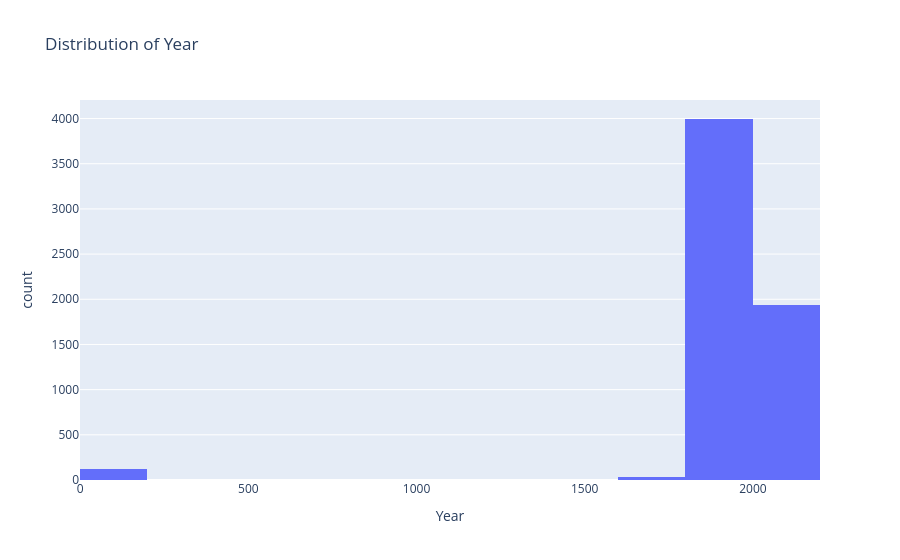
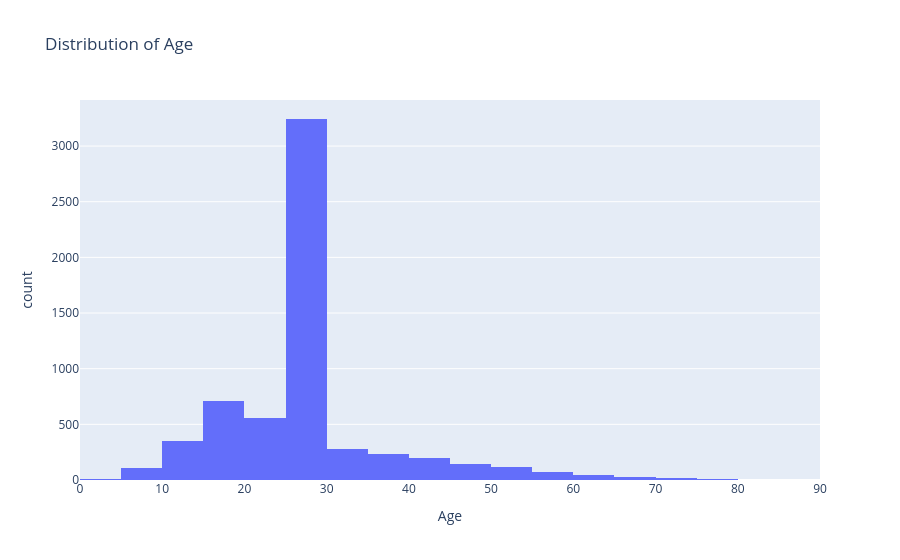
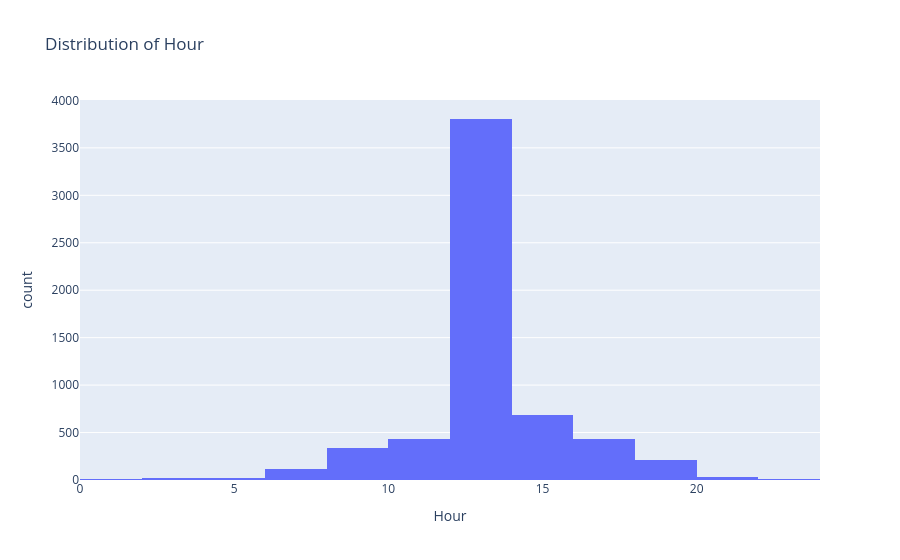
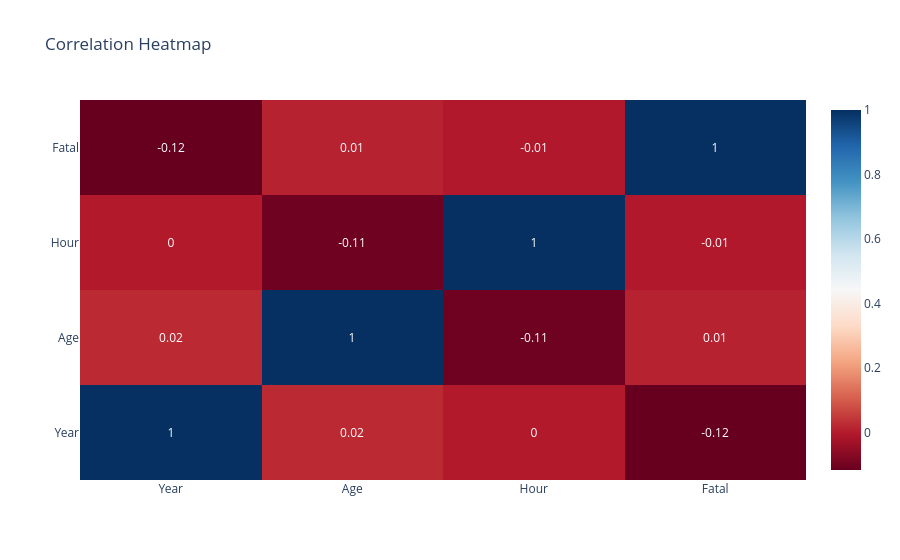

Source (notebook cell) for these figures, in order:
### Code cell
# Categorical value counts (use tables)
cat_cols = ['Type', 'Country', 'Area', 'Sex', 'Fatal', 'Clean_Species', 'Clean_Activity']
for col in cat_cols:
    counts = df[col].value_counts().reset_index(name='Count')
    print(f"\nValue Counts for {col}:")
    display(counts)  # In notebook, shows as table

# Numeric distributions (histograms)
num_cols = ['Year', 'Age', 'Hour']
for col in num_cols:
    fig = px.histogram(df, x=col, title=f'Distribution of {col}', nbins=20)
    fig.show()

# Correlation Heatmap
corr = df[['Year', 'Age', 'Hour', 'Fatal']].corr()
fig = go.Figure(data=go.Heatmap(z=corr.values, x=corr.columns, y=corr.columns, colorscale='RdBu', text=corr.values.round(2), texttemplate='%{text}'))
fig.update_layout(title='Correlation Heatmap')
fig.show()

# Missing Values Heatmap (for full dataset)
fig_missing = go.Figure(data=go.Heatmap(z=df.isnull().astype(int), x=df.columns, y=df.index, colorscale='YlGnBu'))
fig_missing.update_layout(title='Missing Values Heatmap', height=300)
fig_missing.show()

# Observations from sample:
# - All attacks in 2017, non-fatal.
# - Mostly males (70%), unprovoked (80%).
# - Common activities: Surfing, fishing.
# - Species: Mostly 'other' or unknown in this sample.
# - Ages range 19-73, mean ~37.
# - Hours peak around morning/afternoon.
# In full dataset, expect more variance (e.g., years from 1900+, fatalities ~20%).

### Figure 1 — Plotly figure (JSON) as saved in the notebook; plotly's stock layout.template omitted (floating-point values rounded to 4 significant figures; data arrays with more than 128 entries replaced by an {"elided": "..."} marker saying what was removed)
{"data": [{"alignmentgroup": "True", "bingroup": "x", "hovertemplate": "Year=%{x}<br>count=%{y}<extra></extra>", "legendgroup": "", "marker": {"color": "#636efa", "pattern": {"shape": ""}}, "name": "", "nbinsx": 20, "offsetgroup": "", "orientation": "v", "showlegend": false, "type": "histogram", "x": {"elided": "6097 int values"}, "xaxis": "x", "yaxis": "y"}], "layout": {"autosize": true, "barmode": "relative", "legend": {"tracegroupgap": 0}, "title": {"text": "Distribution of Year"}, "xaxis": {"anchor": "y", "autorange": true, "domain": [0, 1], "range": [-0.5, 2200.0], "title": {"text": "Year"}, "type": "linear"}, "yaxis": {"anchor": "x", "autorange": true, "domain": [0, 1], "range": [0, 4205.0], "title": {"text": "count"}}}}

### Figure 2 — Plotly figure (JSON) as saved in the notebook; plotly's stock layout.template omitted (floating-point values rounded to 4 significant figures; data arrays with more than 128 entries replaced by an {"elided": "..."} marker saying what was removed)
{"data": [{"alignmentgroup": "True", "bingroup": "x", "hovertemplate": "Age=%{x}<br>count=%{y}<extra></extra>", "legendgroup": "", "marker": {"color": "#636efa", "pattern": {"shape": ""}}, "name": "", "nbinsx": 20, "offsetgroup": "", "orientation": "v", "showlegend": false, "type": "histogram", "x": {"elided": "6097 float values"}, "xaxis": "x", "yaxis": "y"}], "layout": {"autosize": true, "barmode": "relative", "legend": {"tracegroupgap": 0}, "title": {"text": "Distribution of Age"}, "xaxis": {"anchor": "y", "autorange": true, "domain": [0, 1], "range": [0, 90], "title": {"text": "Age"}, "type": "linear"}, "yaxis": {"anchor": "x", "autorange": true, "domain": [0, 1], "range": [0, 3414.0], "title": {"text": "count"}}}}

### Figure 3 — Plotly figure (JSON) as saved in the notebook; plotly's stock layout.template omitted (floating-point values rounded to 4 significant figures; data arrays with more than 128 entries replaced by an {"elided": "..."} marker saying what was removed)
{"data": [{"alignmentgroup": "True", "bingroup": "x", "hovertemplate": "Hour=%{x}<br>count=%{y}<extra></extra>", "legendgroup": "", "marker": {"color": "#636efa", "pattern": {"shape": ""}}, "name": "", "nbinsx": 20, "offsetgroup": "", "orientation": "v", "showlegend": false, "type": "histogram", "x": {"elided": "6097 float values"}, "xaxis": "x", "yaxis": "y"}], "layout": {"autosize": true, "barmode": "relative", "legend": {"tracegroupgap": 0}, "title": {"text": "Distribution of Hour"}, "xaxis": {"anchor": "y", "autorange": true, "domain": [0, 1], "range": [0, 24], "title": {"text": "Hour"}, "type": "linear"}, "yaxis": {"anchor": "x", "autorange": true, "domain": [0, 1], "range": [0, 4004.0], "title": {"text": "count"}}}}

### Figure 4 — Plotly figure (JSON) as saved in the notebook; plotly's stock layout.template omitted (floating-point values rounded to 4 significant figures)
{"data": [{"colorscale": [[0, "rgb(103,0,31)"], [0.1, "rgb(178,24,43)"], [0.2, "rgb(214,96,77)"], [0.3, "rgb(244,165,130)"], [0.4, "rgb(253,219,199)"], [0.5, "rgb(247,247,247)"], [0.6, "rgb(209,229,240)"], [0.7, "rgb(146,197,222)"], [0.8, "rgb(67,147,195)"], [0.9, "rgb(33,102,172)"], [1, "rgb(5,48,97)"]], "text": [[1, 0.02, 0, -0.12], [0.02, 1, -0.11, 0.01], [0, -0.11, 1, -0.01], [-0.12, 0.01, -0.01, 1]], "texttemplate": "%{text}", "type": "heatmap", "x": ["Year", "Age", "Hour", "Fatal"], "y": ["Year", "Age", "Hour", "Fatal"], "z": [[1, 0.02215, -0.00443, -0.117], [0.02215, 1, -0.1058, 0.01058], [-0.00443, -0.1058, 1, -0.006872], [-0.117, 0.01058, -0.006872, 1]]}], "layout": {"autosize": true, "title": {"text": "Correlation Heatmap"}, "xaxis": {"autorange": true, "range": [-0.5, 3.5], "type": "category"}, "yaxis": {"autorange": true, "range": [-0.5, 3.5], "type": "category"}}}
